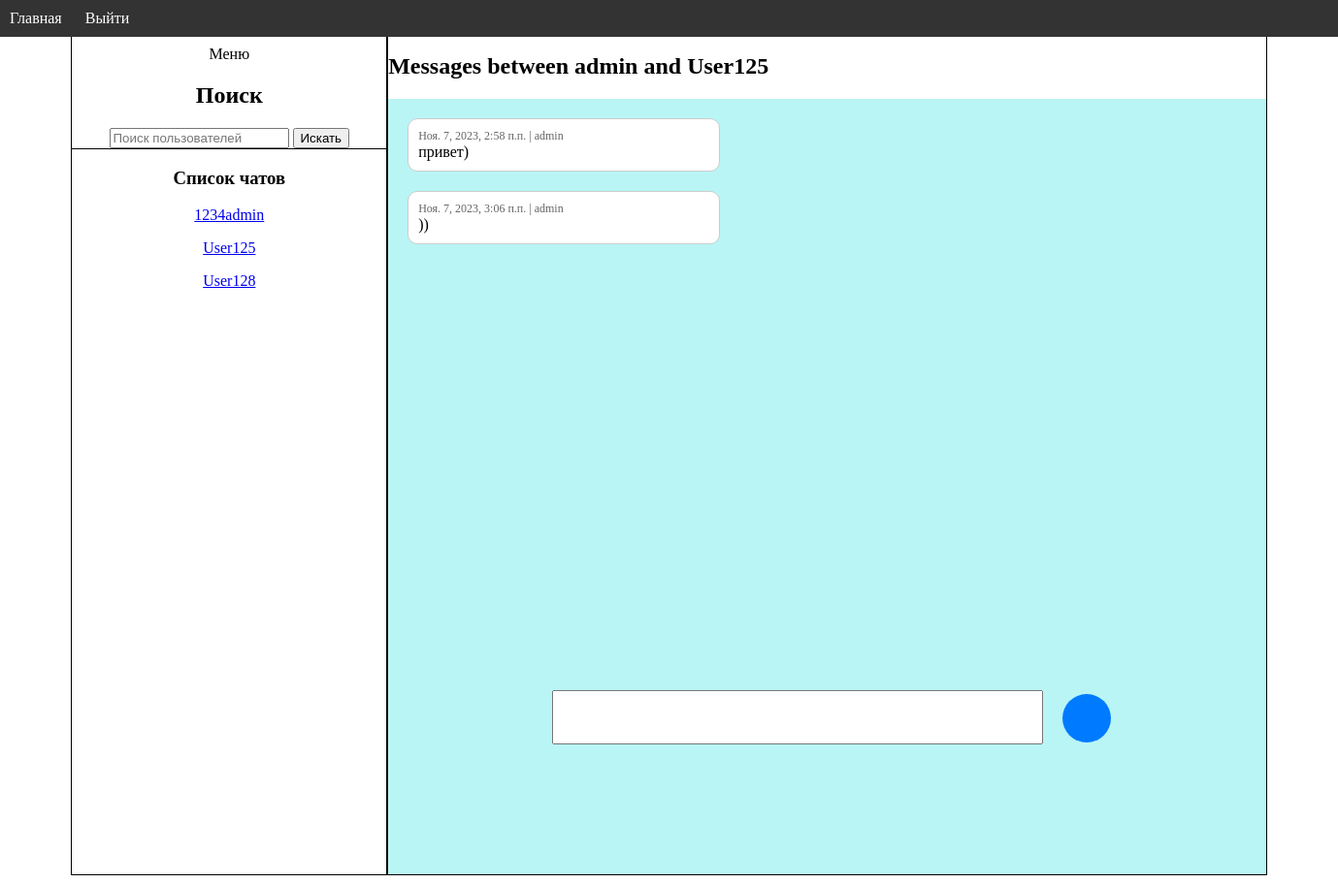
Screenshot of /user_chat/1/3/ (signed in) with the database file from the repository.
### users/models.py (models this page shows)
class User(AbstractUser):
    image = models.ImageField(upload_to='profile_images/', null=True, blank=True)
    def __str__(self):
        return self.username

class UserMessages(models.Model):
    reciever = models.ForeignKey(to=User, on_delete=models.CASCADE, related_name='reciever')
    sender = models.ForeignKey(to=User, on_delete=models.CASCADE, related_name='sender')
    time_stamp = models.DateTimeField(default=timezone.now)
    message = models.TextField()

### users/views.py (the view, shortened to what this page needs)
# urls.py: path('user_chat/<int:sender_id>/<int:reciever_id>/', user_chat, name='user_chat'),
@login_required
def user_chat(request, sender_id, reciever_id):
    sender = User.objects.get(id=sender_id)
    reciever = User.objects.get(id=reciever_id)
    sender_messages = UserMessages.objects.filter(sender=sender, reciever=reciever)
    reciever_messages = UserMessages.objects.filter(sender=reciever, reciever=sender)
    messages = sender_messages.order_by('time_stamp') | reciever_messages.order_by('time_stamp')
    users_with_messages_list = UserMessages.objects.filter(Q(sender=request.user) | Q(reciever=request.user)).values_list('sender', 'reciever')
    users_with_messages = User.objects.filter(Q(id__in=[user[0] for user in users_with_messages_list]) | Q(id__in=[user[1] for user in users_with_messages_list])).exclude(id=request.user.id)
    if request.method != 'POST':
        form = SendMessaggesForm()
    context = {'form': form,
               'sender': sender,
               'reciever':reciever,
               'messages': messages,
               'users': users_with_messages}
    return render(request, 'user_chat.html', context)

### users/forms.py
class SendMessaggesForm(forms.ModelForm):
    class Meta:
        model = UserMessages
        fields = ('message',)

### users/templatetags/custom_filters.py (called while the page is built)
@register.filter
def insert_linebreaks(value, chars_per_line=30):
    return '<br>'.join(value[i:i + chars_per_line] for i in range(0, len(value), chars_per_line))

### users/templates/user_chat.html (shortened to what this page needs)
{% extends 'base.html' %}
{% load static %}
{% load custom_filters %}
{% block css %}
  <link rel="stylesheet" type="text/css" href="{% static 'users/css/user_chat.css' %}">
{% endblock %}
{% block content %}
<div class="chat">
  <div class="block_title_chat">
    <h3 class="title_chat">Messages between {{ sender.username }} and {{ reciever.username }}</h3>
  </div>
  <div class="background">
    <div class="messages">
      <div class="block_list_messages" id="messages-container">
        {% for one_message in messages %}
          {% if one_message.sender == request.user  %}
            <div class="sender">
              <div class="info_about_message">{{ one_message.time_stamp }} | {{ one_message.sender.username }}</div>
              <div class="text_message">
                {{ one_message.message|insert_linebreaks|safe }}
              </div>
            </div>
          {% endif %}
        {% endfor %}
      </div>
      <div class="block_send_messages">
        <form method="post">
            <div class="block_send_messages_in_form">
              <div class="block_form_field">
                <textarea class="input_form_msg" wrap="hard"  name="message" oninput="autoExpandTextarea(this)"></textarea>
              </div>
              <div class="block_btn_send_msg">
                <button class="btn_send_msg" type="submit"></button>
              </div>
            </div>
        </form>
      </div>
    </div>
  </div>
</div>
{% endblock %}

### users/templates/base.html (shortened to what this page needs)
{% load static %}
<!DOCTYPE html>
<html lang="en">
<head>
    <link rel="stylesheet" type="text/css" href="{% static 'users/css/base.css' %}">
    {% block css %}
    {% endblock %}
</head>
<body>
    <div class="header">
        <a href="{% url 'index' %}">Главная</a>
        {% if user.is_authenticated %}
            <a href="{% url 'logout' %}">Выйти</a>
        {% endif %}
    </div>
    <div class="main_div">
        <div class="base_main_block">
            <div class="main_menu">
                <div>
                    <p id="btn_menu">Меню</p>
                </div>
                <div class="start_menu" id="start_menu">
                    <div class="search_menu">
                        {% if user.is_authenticated %}
                            <div class="block_input_search">
                                <h2>Поиск</h2>
                                <form method="get" action="{% url 'user_search' %}">
                                    <input type="text" name="q" value="{{ query }}" placeholder="Поиск пользователей">
                                    <button type="submit">Искать</button>
                                </form>
                            </div>
                        {% endif %}
                    </div>
                    <div class="block_list_chats">
                        {% if user.is_authenticated %}
                        <div class="chats_list">
                            <h3>Список чатов</h3>
                            {% for one_user in users %}
                                <p>
                                    <a href="{% url 'user_chat' reciever_id=one_user.id sender_id=request.user.id %}">{{ one_user }}</a>
                                </p>
                            {% endfor %}
                        </div>
                        {% endif %}
                    </div>
                </div>
            </div>
            <div class="block_main_content">
            {% block content %}
            {% endblock %}
            </div>
        </div>
    </div>
</body>
</html>

### users/static/users/css/base.css (style rules this page uses)
body { overflow-y: hidden; overflow-x: hidden; }
.header { background-color: #333; color: white; padding: 10px; position: fixed; top: 0; left: 0; width: 100%; z-index: 1000; }
.base_main_block { display: flex; flex-direction: row; justify-content: center; width: 95%; margin-right: auto; margin-left: auto; height: 100%; }
.main_div { margin-top: 30px; }
.header a { color: white; text-decoration: none; margin-right: 20px; }
.main_menu { border: 1px solid black; width: 25%; align-items: center; justify-content: center; text-align: center; }
.search_menu { align-items: center; justify-content: center; text-align: center; border-bottom: 1px solid black; }
.block_main_content { height: 100%; width: 70%; }

### users/static/users/css/user_chat.css (style rules this page uses)
.title_chat { font-size: 24px; margin-bottom: 20px; }
.chat { display: flex; flex-direction: column; height: 100%; border: 1px solid black; }
.background { height: 100vh; background-color: rgb(185, 245, 245); }
.messages { display: flex; flex-direction: column; height: 85%; background-color: rgb(185, 245, 245); }
.block_list_messages { width: 1000px; display: flex; flex-direction: column; padding-left: 200px; padding-right: 200px; flex-grow: 1; overflow-y: auto; overflow-x: hidden; padding: 10px; margin-bottom: 20px; }
.sender { align-self: flex-start; padding: 10px; margin: 10px; border-radius: 10px; border: 1px solid #ccc; background-color: white; width: 300px; }
.info_about_message { font-size: 12px; color: #666; }
.text_message { width: 300px; }
.block_send_messages { width: 100%; }
.block_send_messages_in_form { display: flex; flex-direction: row; width: 100%; justify-content: center; align-items: center; text-align: center; }
.block_form_field { margin: 10px; }
.input_form_msg { width: 500px; min-height: 50px; resize: none; }
.block_btn_send_msg { margin-left: 10px; }
.btn_send_msg { width: 50px; height: 50px; border-radius: 50%; background-color: #007bff; color: #fff; border: none; cursor: pointer; }

### rows the page displays
User: username "1234admin"
User: username "User125"
User: username "User128"
User: username "admin"
UserMessages: time_stamp "Ноя. 7, 2023, 2:58 п.п.", sender.username "admin", message|insert_linebreaks "привет)"
UserMessages: time_stamp "Ноя. 7, 2023, 3:06 п.п.", sender.username "admin", message|insert_linebreaks "))"
